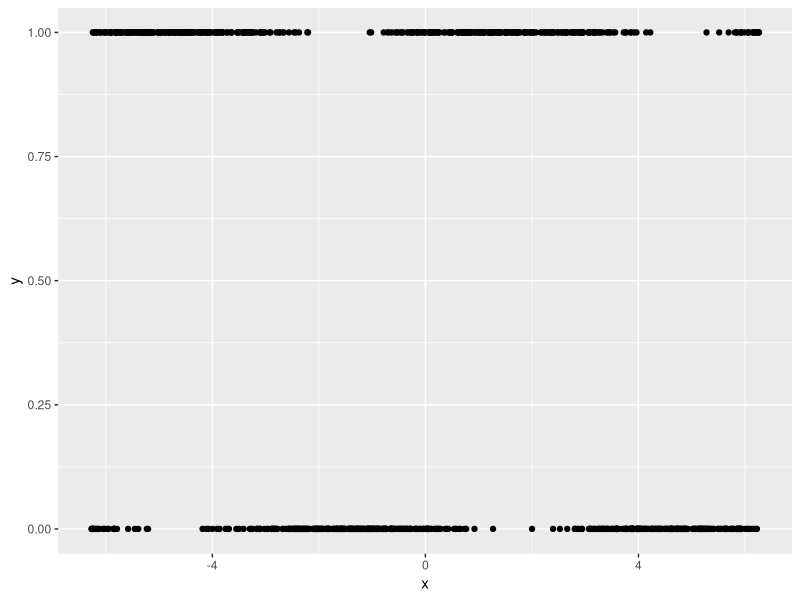
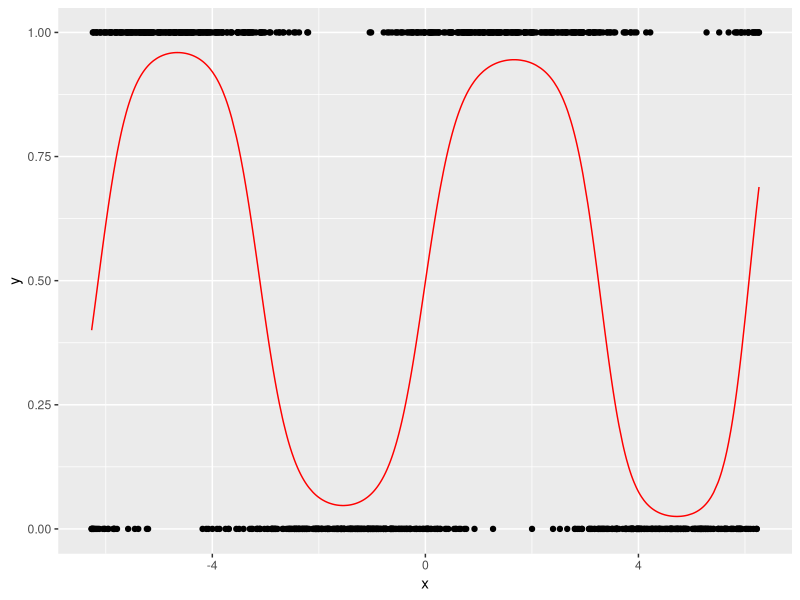

The R source for these figures, in order:
## Exercises for Parallel Computing in R workshop ##

# The script below illustrates 10-fold cross validation for a predictive model.
# These exercises are intended to let you practice parallelizing sequential code.
# 1. Write a function to perform the computations in the final for loop
# 2. Call your function in parallel using mclapply and verify the results.
# 3. Setup a 'doParallel' cluster and write a foreach loop to perform cross validation.
# 4. Change to 100-fold cross validation and compare timing of your parallel and sequential versions.



## packages
library(ggplot2); library(dplyr)
library(mgcv)

## simulation function ##
sim_data = function(n_cases){
  x  = runif(n_cases,-2*pi,2*pi)
  y = rbinom(n_cases,1,prob={1+sin(x)}/2)
  return(data.frame(y=y,x=x))
}

data = sim_data(1e3)
data = arrange(data,x)
data %>% ggplot(aes(x=x,y=y)) + geom_point()

# estimate the decision boundary using a smoothing spline and logistic regression
fit = gam(y~s(x),family=binomial(link='logit'),data=data)
data$yhat = predict(fit,data,type='response')
data %>% ggplot(aes(x=x,y=y)) + geom_point() + geom_line(aes(y=yhat),col='red')

# confusion matrix #
table(Predicted=data$yhat>.5,Observed=data$y==1)

# classification error
sum({data$yhat>.5 & data$y==0} | {data$yhat<.5 & data$y==1}) / nrow(data)
class_error = function(yhat,y){
  sum({yhat>.5 & y==0} | {yhat<.5 & y==1}) / length(y)
}
class_error(data$yhat,data$y)

# estimate the out of sample prediction error using 10-fold cross-validation
folds = 10
fold = 1:folds
samples = split(sample(1:nrow(data)),fold)

cv_error = c()
for(f in fold){
  fit = gam(y~s(x),family=binomial(link='logit'),data=data[samples[[f]],])
  yhat = predict(fit,data[samples[[f]],],type='response')
  cv_error[f] = class_error(yhat,data$y[samples[[f]]])
}
mean(cv_error)


